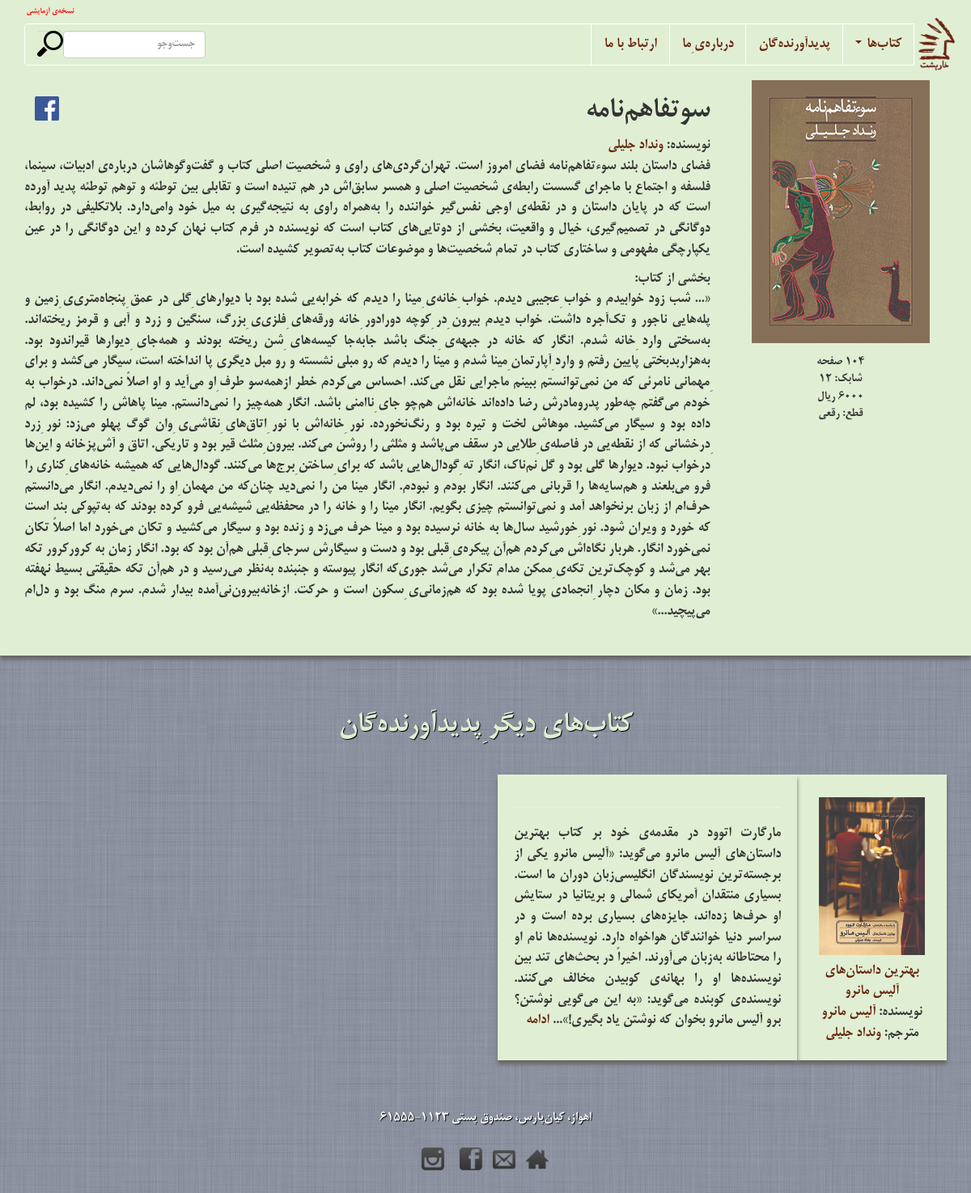
Page /books/1/ on the committed database.
### books/models.py (models this page shows, shortened)
class Book(models.Model):
    title = models.CharField(max_length=100)
    authors = models.ManyToManyField(Author, related_name="authors")
    translators = models.ManyToManyField(Author, null=True, blank=True, related_name="translators")
    image = models.ImageField(upload_to='images/')
    description = models.TextField()
    pages = models.PositiveSmallIntegerField()
    ISBN = models.CharField(max_length=20)
    price = models.IntegerField()
    subjects = models.ManyToManyField(Subject)
    published = models.BooleanField()
    editors = models.ManyToManyField(Author, null=True, blank=True, related_name="editors")
    cut = models.CharField(max_length="30")
    cover_designer = models.ForeignKey(Author, null=True,blank=True, related_name="cover_designer")
    on_homepage = models.BooleanField(default=False)
    featured_homepage = models.BooleanField(default=False)

class Author(models.Model):
    first_name = models.CharField(max_length=30)
    last_name = models.CharField(max_length=50)
    image = models.ImageField(upload_to='images/')
    little_image = models.ImageField(upload_to='images/')
    description = models.TextField()
    on_homepage = models.BooleanField(default=False)
    def full_name(self):
        return self.first_name + " " + self.last_name

### books/views.py (the view)
# urls.py: url(r'^books/(\d+)/$', views.book),
def book(request, id):
    book = get_object_or_404(Book, id=id)
    books = Book.objects.filter(Q(authors__in=book.authors.all()) |
                                Q(translators__in=book.authors.all()) |
                                Q(translators__in=book.translators.all()) |
                                Q(authors__in=book.translators.all())).exclude(id=book.id)
    if not books :
        book_width = 0
    elif books.count() == 1:
        book_width = 12
    elif books.count() == 2:
        book_width = 6
    elif books.count() == 3:
        book_width = 4
    else:
        book_width = 3
    return render(request, 'book.html', {
        'book': book,
        'books': books,
        'book_width': book_width,
        'mode':1
    })

### templates/book.html (shortened to what this page needs)
{% extends 'base.html' %}
{% block content %}
<article class="transparent">
<section>
	<div class="container">
		<div class="row">
			<div class="col-sm-3 col-md-3">
				<div align="center">
				{% if book.image%}
				<a href="">
					<img style="max-width: 95%;" src="{{book.image.url}}">
				</a>
				{% else %}
				<a href="">
					<div style="max-width: 95%; background-color:gray; height:325px;"> </div>
				</a>
				{% endif %}
				</div>
				{% if book.pages %}
				<div align="center" style="margin-top:5%; font-size:15px;">
				{{book.pages}} صفحه
				</div>
				{% endif %}
				{% if book.ISBN %}
				<div align="center" style="font-size:15px;">
					شابک: {{book.ISBN}}
				</div>
				{% endif %}
				{% if book.price %}
				<div align="center" style="font-size:15px;">
					 {{book.price}} ریال
				</div>
				{% endif %}
				{% if book.cut %}
				<div align="center" style="font-size:15px;">
					قطع: {{book.cut}}
				</div>
				{% endif %}
			</div>
			<div class="col-sm-9 col-md-9" style="text-align:justify;">
				<div class="row">
					<div class="col-sm-10 col-md-11 col-xs-10">
						<h1>
							{{book.title}}
						</h1>
						{% if book.authors %}
						<div class="book_authors">
							نویسنده:
							{% for a in book.authors.all %}
							<a href="/authors/{{a.id}}/">{{a.full_name}}</a>
							{% endfor %}
						</div>
						{% endif %}
					</div>
					<div class="col-sm-2 col-md-1 col-xs-2">
						{% ifequal mode 1%}
						<a href="http://www.facebook.com/sharer.php?u=http://kharposht.ir/books/{{book.id}}" style="text-decoration: none;">
						<img src="/media/images/facebook.png" style="height:30px; margin-top:20px;">
						</a>
						{% endifequal %}
					</div>
				</div>
					{{ book.description|linebreaks}}
			</div>
		</div>
	</div>
</section>
{% ifequal mode 1%}
{% if books %}
{% include 'partials/books.html' with books=books width=book_width mode=mode title="کتاب‌های دیگر ِپدیدآورنده‌گان"%}
{% endif %}
{% endifequal %}
</article>
{% endblock %}

### templates/partials/books.html (shortened to what this page needs)
<div class="container book-shelf">
	<div class="row">
		<div class="col-sm-12 col-md-12">
			<h3 class="centered hidden-sm hidden-xs">{{title}}</h3>
		</div>
	</div>
	<div class="row books">
		{% for b in books%}
		<div class="col-sm-6 col-md-6 centered">
			<div class="col-sm-4 col-md-4 navid-book-shelf-book m-book-shelf-book">
					{% ifequal mode 1%}
					<a  href="/books/{{ b.id }}/">
						{% if b.image %}
	                    <img alt="{{ b.title }}" class="hidden-sm"
	                         src="{{ b.image.url }}">
	                     {% else %}
	                     <img class="hidden-sm"
	                         style="background-color:gray; height:200px;">
	                    <img class="visible-sm"
	                         style="background-color:gray; height:200px;">
	                     {% endif %}
	                </a>
	                {% endifequal %}
				<div class="title centered">
					{% ifequal mode 1%}
                    <a href="/books/{{ b.id }}/">
                        <strong>{{ b.title }}</strong>
                    </a>
                    {% endifequal %}
                </div>
                {% if b.authors%}
                <div class="book_authors centered">
                	{% ifnotequal b.authors.all.count 0%}
                    نویسنده:
                    {% for a in b.authors.all %}
                    <a href="/authors/{{ a.id }}/">{{ a.full_name }}</a>
                    {% endfor %}
                    {% endifnotequal %}
                </div>
                {% endif %}
                {% if b.translators%}
                <div class="book_authors centered">
                   	{% ifnotequal b.translators.count 0%}
                   	مترجم:
                   	{% for t in b.translators.all%}
                   	<a href="/authors/{{ t.id }}">{{t.full_name}}</a>
                   	{% endfor %}
                   	{% endifnotequal %}
                </div>
                {% endif %}
			</div>
			<div class="col-sm-8 col-md-8 navid-book-shelf-book m-book-shelf-book featured hidden-sm hidden-xs" data-featured="true">
				<hr class="hidden-sm">
                <div class="description is-hidden">
                    <div class="dotdotdot full text-right" style="text-align: justify;">
                        {{ b.description|linebreaks }}
                    </div>
                </div>
			</div>
		</div>
		{% endfor%}
	</div>
</div>

### media/css/styles.css (style rules this page uses)
.centered { text-align: center; }
h3 { font-weight: bold; font-size: 36px; padding-top: 30px; padding-bottom: 30px; }
body { background: url('../img/body-bg.jpg') repeat scroll 0 0; direction: rtl; font-family:"BMitra"; font-size:large ; }
body > article.transparent > section, body > section { box-shadow: 0 5px 5px #666666; margin-bottom: 45px; margin-top: 45px; padding-bottom: 30px; background-color: #E0EFD3; }
body > article.transparent > section:first-child, body > section:first-child { margin-bottom: 0; margin-top: 0; padding-top: 0; }
body > article > .container { margin-top: 1em; margin-bottom: 1em; }
.book-shelf h3 { color: #E0EFD3; text-shadow: 1px 1px 1px #000000; }
.navid-book-shelf-book { background-color: #E0EFD3 ; box-shadow: 0 5px 5px #666666; margin-bottom: 20px; padding: 20px; position: relative;; }
div.navid-book-shelf-book.featured { text-align: center; }
.navid-book-shelf-book img { max-width: 95%; padding: 3px; display: block; margin: 5px auto; }
a { color: #682610 !important; }

### rows in the picture
Book: image (picture), ISBN "12", price "6000", cut "رقعی", title "سوتفاهم‌نامه", description "فضای داستان بلند سوءتفاهم‌نامه فضای امروز است. تهران‌گردی‌های راوی و شخصیت اصلی کتاب و گفت‌وگوهاشان درباره‌ی ادبیات، سینما، فلسفه و اجتماع با ماجرای گسست رابطه‌ی شخصیت اصلی و همسر سابق‌اش در هم تنیده است و تقابلی بین توطئه و توهم توطئه پدید آورده است که در پایان داستان و در نقطه‌ی اوجی نفس‌گیر خواننده را به‌همراه راوی به نتیجه‌گیری به میل خود وامی‌دارد. بلاتکلیفی در روابط، دوگانگی در تصمیم‌گیری، خیال و واقعیت، بخشی از دوتایی‌های کتاب است که نویسنده در فرم کتاب نهان کرده و این دوگانگی را در عین یکپارچگی مفهومی و ساختاری کتاب در تمام شخصیت‌ها و موضوعات کتاب به‌تصویر کشیده است. بخشی از کتاب: «... شب زود خوابیدم و خواب ِعجیبی دیدم. خواب ِخانه‌ی ِمینا را دیدم که خرابه‌یی شده بود با دیوارهای ِگلی…"
Author: full_name "ونداد جلیلی"
Book: image (picture), title "بهترین داستان‌های آلیس مانرو"
Author: full_name "آلیس مانرو"

### other values in the picture
{{ title }} "کتاب‌های دیگر ِپدیدآورنده‌گان"
